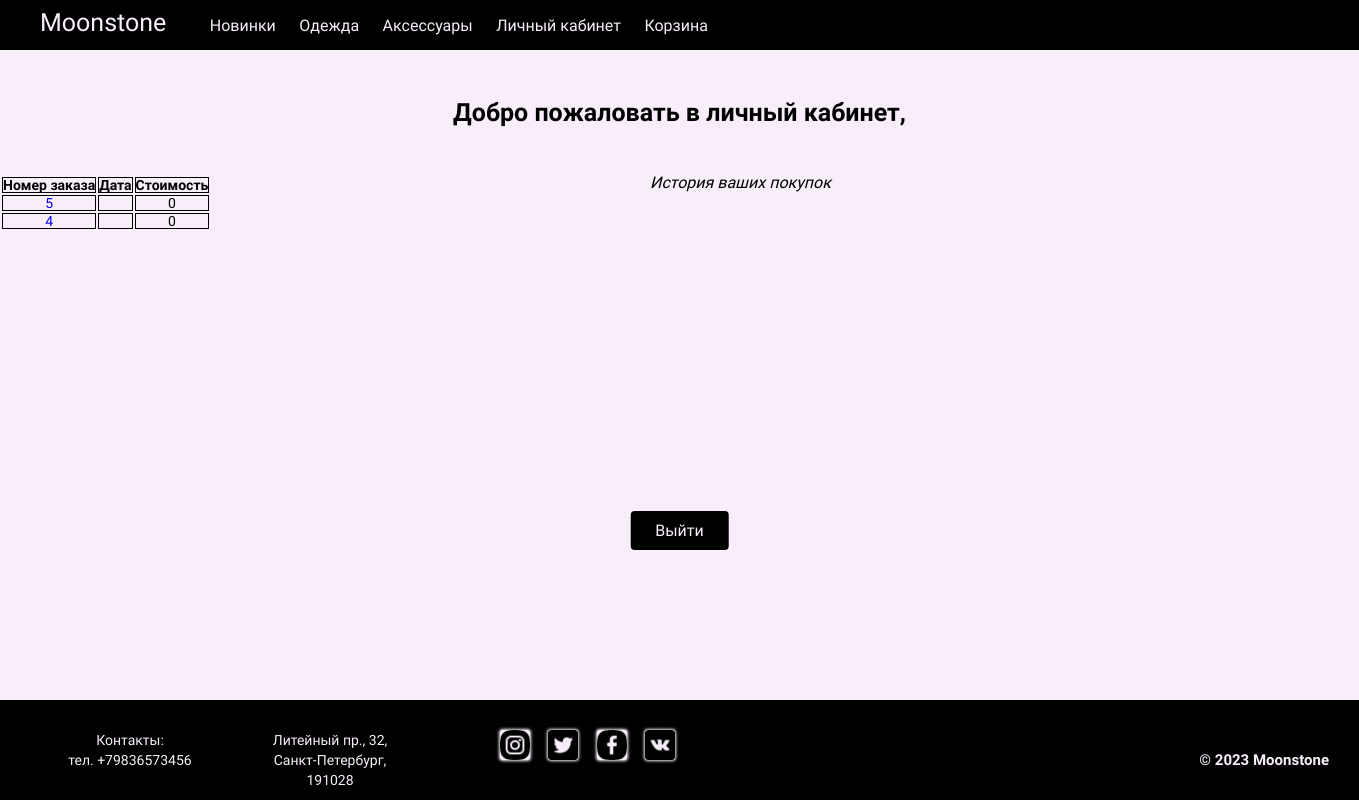
Page /account/ (signed in) on the earlier database version.
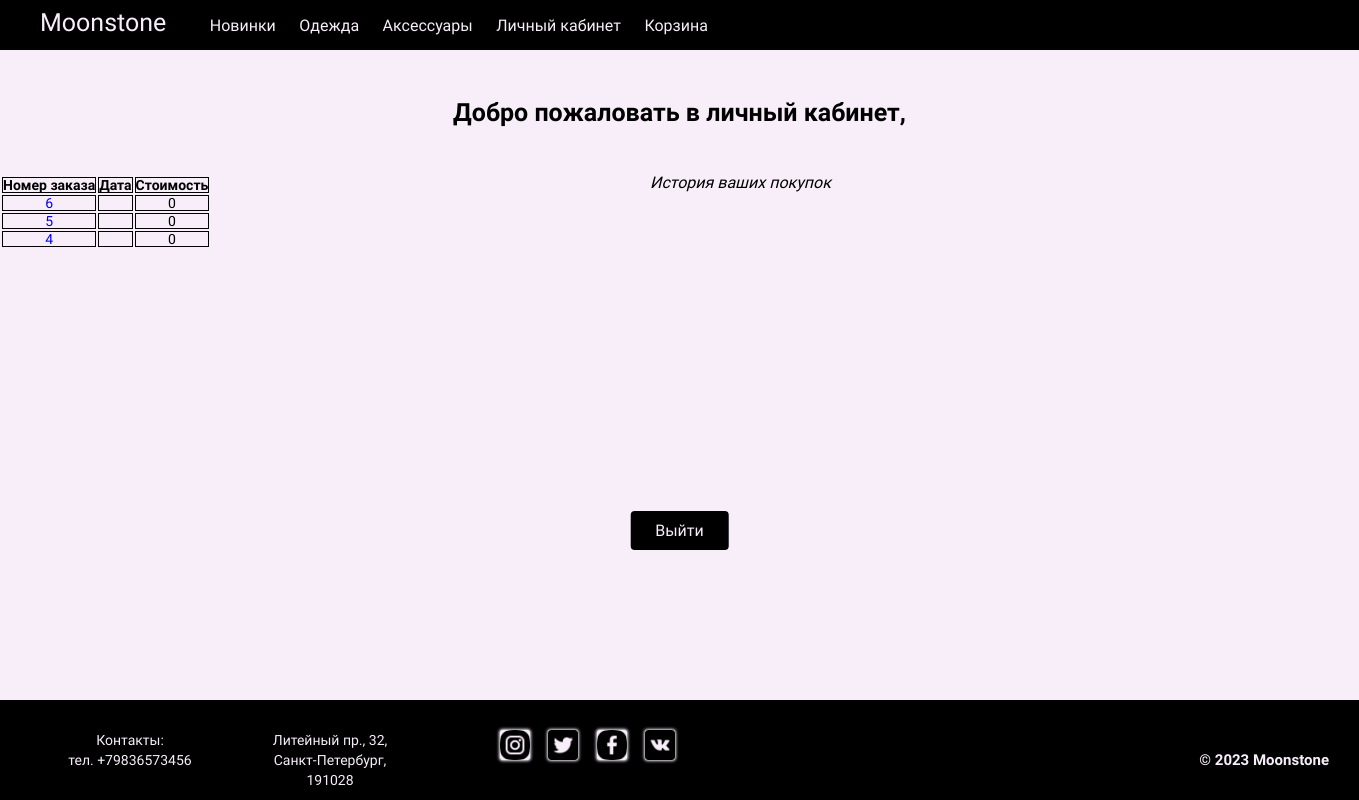
Same page on the later database version.
### shop/models.py (models this page shows, shortened)
class Order(models.Model):
    user = models.ForeignKey(User, on_delete=models.CASCADE)
    first_name = models.CharField(max_length=255)
    last_name = models.CharField(max_length=255)
    email = models.EmailField()
    address = models.CharField(max_length=255)
    postal_code = models.CharField(max_length=20)
    city = models.CharField(max_length=255)
    created = models.DateTimeField(default=timezone.now)
    updated = models.DateTimeField(auto_now=True)
    paid = models.BooleanField(default=False)
    class Meta:
        ordering = ('-created',)
    def get_total_cost(self):
        return sum(item.get_cost() for item in self.items.all())

### shop/views.py (the view)
# urls.py: path('account/', views.account_detail, name='account_detail'),
@login_required
def account_detail(request):
    orders = Order.objects.filter(user=request.user).order_by('-created')
    return render(request, 'shop/account_detail.html', {'orders': orders})

### templates/shop/account_detail.html (shortened to what this page needs)
{% extends 'shop/base.html' %}
{% load static %}
{% block content %}
  {% if user.is_authenticated %}
    <div class="account__body">
        <div class="account__hello">
            <h1>Добро пожаловать в личный кабинет, </h1>
        </div>
        <div class="account__top">
          История ваших покупок
        </div>
        <div class="account__orders">
          <table class="table">
            <thead>
              <tr>
                <th>Номер заказа</th>
                <th>Дата</th>
                <th>Стоимость</th>
              </tr>
            </thead>
            <tbody>
              {% for order in orders.all %}
              <tr>
                <td><a href="{% url 'shop:order_history' order.id %}">{{ order.id }}</a></td>
                <td>{{ order.created_at }}</td>
                <td>{{ order.get_total_cost }}</td>
              </tr>
              {% endfor %}
            </tbody>
          </table>
        </div>
        <div class="account__out">
            <form method="post" action="{% url 'shop:logout' %}">
                <button class="account__button" type="submit">Выйти</button>
              </form>
        </div>
    </div>
  {% else %}
    <p>Вы не авторизованы! <a href="{% url 'shop:login' %}">Войдите</a>, чтобы продолжить.</p>
  {% endif %}
{% endblock %}

Differences in the rows shown:
added Order: id "6", get_total_cost "0"
